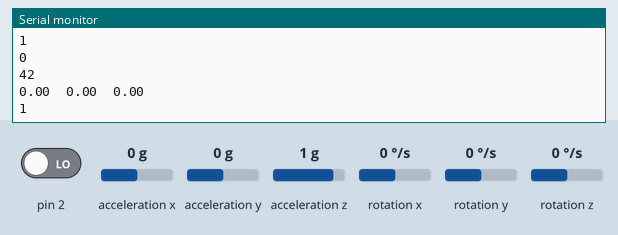
Recording of a sketch running on a simulated Arduino Uno, built with avr-gcc and run on an emulated ATmega328P. On the bench: the last lines printed to the serial monitor. Inputs (shaded band) come from the test bench; at power-on: acceleration x 0 g, acceleration y 0 g, acceleration z 1 g, rotation z 0 °/s, pin 2 LOW, rotation x 0 °/s, rotation y 0 °/s. The sensor or clock chip raises its interrupt line as the real part does.

Above: at 1.7 s.
1.8 s: acceleration x set to -1.4 g
At 2.7 s:
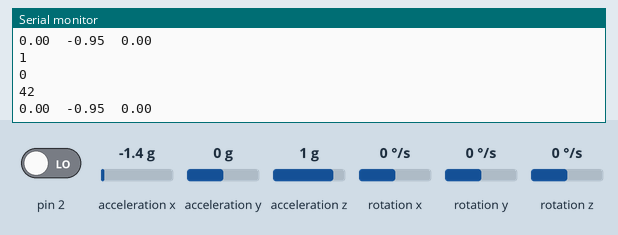
4.8 s: acceleration y set to -1.4 g
At 5.4 s:
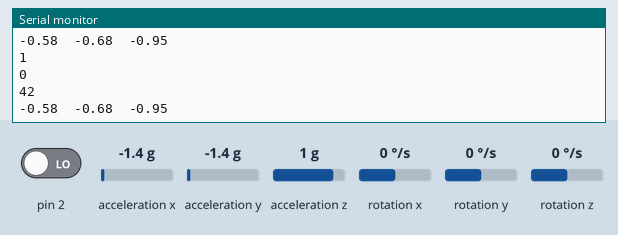
6.3 s: acceleration z set to -1.4 g
At 6.9 s:
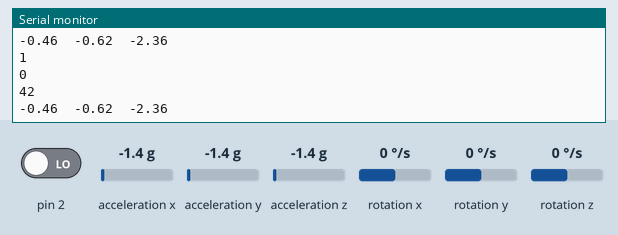
7.8 s: rotation z set to -192 °/s
At 8.8 s:
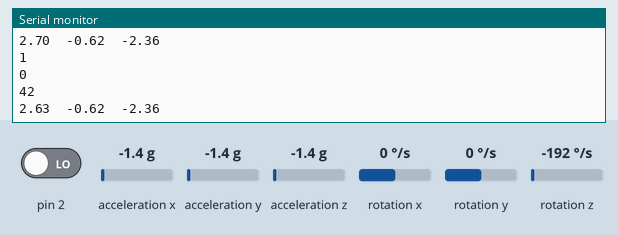
Timing chart, 0 to 10.3 s (numbered marks = the images above; inputs shaded):
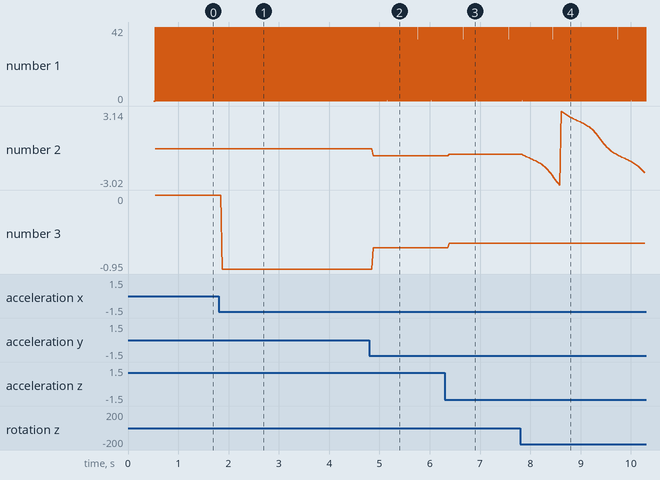

The sketch:

gyro.ino
```cpp
#ifndef QUADARDU
#define QUADARDU

#include <Servo.h>
#include <Wire.h>
#include <I2Cdev.h>
#include <helper_3dmath.h>
#include <MPU6050_6Axis_MotionApps20.h>
#include <PID_v1.h>
#include <PinChangeInt.h>
#include <PinChangeIntConfig.h>

#define DEBUG


/*  Arduino Pin configuration
 *
 */

#define ESC_A 9
#define ESC_B 6
#define ESC_C 5
#define ESC_D 3

#define RC_1 13
#define RC_2 12
#define RC_3 11
#define RC_4 10
#define RC_5 8
#define RC_PWR A0


/* ESC configuration
 *
 */

#define ESC_MIN 22
#define ESC_MAX 115
#define ESC_TAKEOFF_OFFSET 30
#define ESC_ARM_DELAY 5000

/* RC configuration
 *
 */

#define RC_HIGH_CH1 1000
#define RC_LOW_CH1 2000
#define RC_HIGH_CH2 1000
#define RC_LOW_CH2 2000
#define RC_HIGH_CH3 1000
#define RC_LOW_CH3 2000
#define RC_HIGH_CH4 1000
#define RC_LOW_CH4 2000
#define RC_HIGH_CH5 1000
#define RC_LOW_CH5 2000
#define RC_ROUNDING_BASE 50

/*  PID configuration
 *
 */

#define PITCH_P_VAL 0.5
#define PITCH_I_VAL 0
#define PITCH_D_VAL 1

#define ROLL_P_VAL 2
#define ROLL_I_VAL 5
#define ROLL_D_VAL 1

#define YAW_P_VAL 2
#define YAW_I_VAL 5
#define YAW_D_VAL 1


/* Flight parameters
 *
 */

#define PITCH_MIN -30
#define PITCH_MAX 30
#define ROLL_MIN -30
#define ROLL_MAX 30
#define YAW_MIN -180
#define YAW_MAX 180
#define PID_PITCH_INFLUENCE 20
#define PID_ROLL_INFLUENCE 20
#define PID_YAW_INFLUENCE 20


/*  MPU variables
 *
 */

MPU6050 mpu;                           // mpu interface object


uint8_t mpuIntStatus;                  // mpu statusbyte
uint8_t devStatus;                     // device status
uint16_t packetSize;                   // estimated packet size
uint16_t fifoCount;                    // fifo buffer size
uint8_t fifoBuffer[64];                // fifo buffer

Quaternion q;                          // quaternion for mpu output
VectorFloat gravity;                   // gravity vector for ypr
float ypr[3] = {0.0f, 0.0f, 0.0f};     // yaw pitch roll values
float yprLast[3] = {0.0f, 0.0f, 0.0f};

volatile bool mpuInterrupt = false;    //interrupt flag

/* Interrupt lock
 *
 */

boolean interruptLock = false;

/*  RC variables
 *
 */

float ch1, ch2, ch3, ch4, ch5;         // RC channel inputs

unsigned long rcLastChange1 = micros();
unsigned long rcLastChange2 = micros();
unsigned long rcLastChange3 = micros();
unsigned long rcLastChange4 = micros();
unsigned long rcLastChange5 = micros();

/*  Motor controll variables
 *
 */

int velocity;                          // global velocity

float bal_ac, bal_bd;                 // motor balances can vary between -100 & 100
float bal_axes;                       // throttle balance between axes -100:ac , +100:bd

int va, vb, vc, vd;                    //velocities
int v_ac, v_bd;                        // velocity of axes

Servo a, b, c, d;

/*  PID variables
 *


PID pitchReg(&ypr[1], &bal_bd, &ch2, PITCH_P_VAL, PITCH_I_VAL, PITCH_D_VAL, REVERSE);
PID rollReg(&ypr[2], &bal_ac, &ch1, ROLL_P_VAL, ROLL_I_VAL, ROLL_D_VAL, REVERSE);
PID yawReg(&ypr[0], &bal_axes, &ch4, YAW_P_VAL, YAW_I_VAL, YAW_D_VAL, DIRECT);


 Filter variables
 *
 */

float ch1Last, ch2Last, ch4Last, velocityLast;


void setup(){
  Serial.flush();
  Serial.begin(9600);

  //initRC();                            // Self explaining

    initMPU();
    //initESCs();
    //initBalancing();
    //initRegulators();

 // #ifdef DEBUG                        // Device tests go here

                    // Serial only necessary if in DEBUG mode

    Serial.println("SETUP COMPLETED");

  //#endif

}


void loop(){
  //Serial.println("Loop begin");
  Serial.println(mpuInterrupt);
 Serial.println(fifoCount);
 Serial.println(packetSize);
 //while (!mpuInterrupt && fifoCount < packetSize) {
 //    Serial.println("MPU Not Working");
    /* Do nothing while MPU is not working
     * This should be a VERY short period
     */

  //}

  getYPR();
  //computePID();
  //calculateVelocities();
  //updateMotors();
  //Serial.println("loop End");

}


void getYPR() {
  //Serial.println("enterd ypr function");

  mpuInterrupt = false;
  mpuIntStatus = mpu.getIntStatus();
  fifoCount = mpu.getFIFOCount();
  //Serial.println("fifoCount : ");
  //Serial.println(mpuIntStatus);
  if ((mpuIntStatus & 0x10) || fifoCount >= 1024) {

    mpu.resetFIFO();

  } else if (mpuIntStatus & 0x02) {

    while (fifoCount < packetSize) fifoCount = mpu.getFIFOCount();

    mpu.getFIFOBytes(fifoBuffer, packetSize);

    fifoCount -= packetSize;

    mpu.dmpGetQuaternion(&q, fifoBuffer);
    mpu.dmpGetGravity(&gravity, &q);
    mpu.dmpGetYawPitchRoll(ypr, &q, &gravity);

  }
  Serial.print(ypr[0]);
  Serial.print('\t');
  Serial.print(ypr[1]);
  Serial.print('\t');
  Serial.println(ypr[2]);
}

inline void dmpDataReady()
{
  mpuInterrupt = true;
}


void initMPU()
{
  Wire.begin();

  mpu.initialize();
  devStatus = mpu.dmpInitialize();
  Serial.println("DevStatus : ");
  Serial.println(devStatus);

  if (devStatus == 0) {

    mpu.setDMPEnabled(true);
    attachInterrupt(0, dmpDataReady, RISING);
    mpuIntStatus = mpu.getIntStatus();
    packetSize = mpu.dmpGetFIFOPacketSize();

  }
}

/*void computePID() {

  acquireLock();

  ch1 = floor(ch1 / RC_ROUNDING_BASE) * RC_ROUNDING_BASE;
  ch2 = floor(ch2 / RC_ROUNDING_BASE) * RC_ROUNDING_BASE;
  ch4 = floor(ch4 / RC_ROUNDING_BASE) * RC_ROUNDING_BASE;

  ch2 = map(ch2, RC_LOW_CH2, RC_HIGH_CH2, PITCH_MIN, PITCH_MAX);
  ch1 = map(ch1, RC_LOW_CH1, RC_HIGH_CH1, ROLL_MIN, ROLL_MAX);
  ch4 = map(ch4, RC_LOW_CH4, RC_HIGH_CH4, YAW_MIN, YAW_MAX);

  if ((ch2 < PITCH_MIN) || (ch2 > PITCH_MAX)) ch2 = ch2Last;
  if ((ch1 < ROLL_MIN) || (ch1 > ROLL_MAX)) ch1 = ch1Last;
  if ((ch4 < YAW_MIN) || (ch4 > YAW_MAX)) ch4 = ch4Last;

  ch1Last = ch1;
  ch2Last = ch2;
  ch4Last = ch4;

  ypr[0] = ypr[0] * 180 / M_PI;
  ypr[1] = ypr[1] * 180 / M_PI;
  ypr[2] = ypr[2] * 180 / M_PI;

  if (abs(ypr[0] - yprLast[0]) > 30) ypr[0] = yprLast[0];
  if (abs(ypr[1] - yprLast[1]) > 30) ypr[1] = yprLast[1];
  if (abs(ypr[2] - yprLast[2]) > 30) ypr[2] = yprLast[2];

  yprLast[0] = ypr[0];
  yprLast[1] = ypr[1];
  yprLast[2] = ypr[2];

  pitchReg.Compute();
  rollReg.Compute();
  yawReg.Compute();

  releaseLock();

}*/

#endif
```

Measured:
- after the input at 1.8 s, the serial monitor: prints a new line after 0.07 s (image 1)
- after the input at 4.8 s, the serial monitor: prints a new line after 0.08 s (image 2)
- after the input at 6.3 s, the serial monitor: prints a new line after 0.08 s (image 3)
- after the input at 7.8 s, the serial monitor: prints a new line after 0.06 s (image 4)
- plotted number 2: 0 → -0.58 after the input at 4.8 s, -0.58 → -0.46 after the input at 6.3 s, -0.46 → -1.99 after the input at 7.8 s
- plotted number 3: 0 → -0.95 after the input at 1.8 s, -0.95 → -0.68 after the input at 4.8 s, -0.68 → -0.62 after the input at 6.3 s
